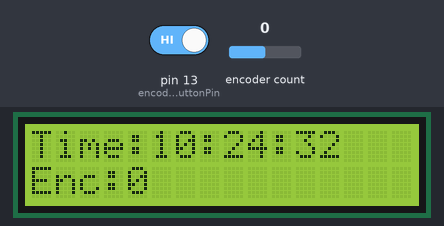
This sketch was run on a simulated Arduino Uno, built with avr-gcc and run on an emulated ATmega328P. On the bench: 16×2 character LCD. The test bench sets the inputs (shaded band); at power-on: pin 13 (encoderButtonPin) HIGH, encoder count 0. The local clock reads 2024-03-15 10:24:30 at power-on unless the sketch sets it.

Above: at 2.7 s.
2.8 s: pin 13 (encoderButtonPin) driven LOW
At 4.5 s:
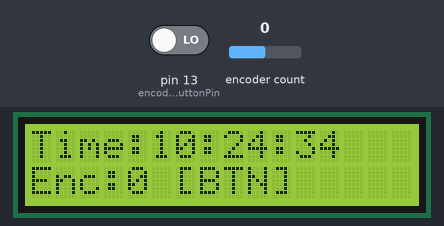
5.8 s: encoder count set to 1
At 6.3 s:
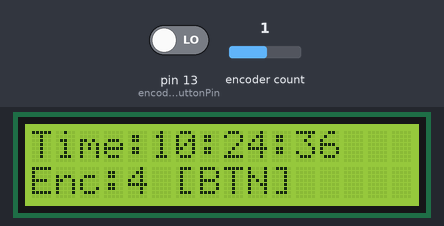
7.5 s: encoder count set to 2
At 8.8 s:
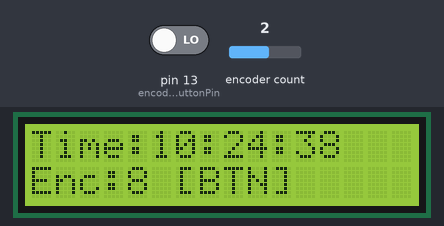
9.5 s: pin 13 (encoderButtonPin) driven HIGH
At 10.8 s:
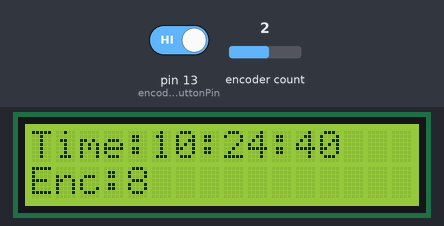
11.5 s: encoder count set to 3
At 12.8 s:
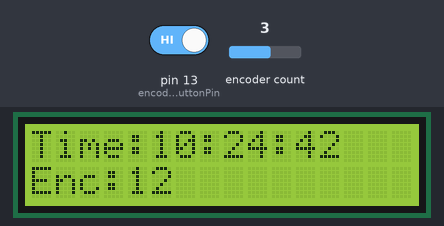
Timing chart, 0 to 14.5 s (numbered marks = the images above; inputs shaded):
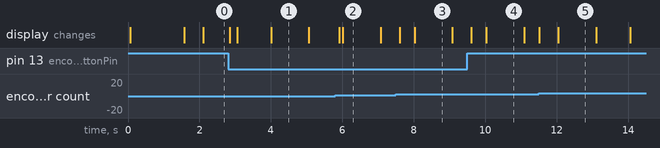

Measured:
- after the input at 2.8 s, the display: first changes at once (image 1 shows a later state)
- after the input at 9.5 s, the display: first changes after 0.11 s (image 4 shows a later state)
- what the display in image 1 shows lasts 1.1 s, from 4.0 s to 5.1 s

The sketch:

smart_alarm.ino
```cpp
#include <Wire.h>
#include <LiquidCrystal.h>
#include <RTClib.h>
#include <Encoder.h>

// Initialize the LCD with direct pin wiring: (RS, Enable, D4, D5, D6, D7)
LiquidCrystal lcd(12, 11, 5, 4, 3, 2);

// Initialize the Real-Time Clock (change to RTC_DS1307 if using DS1307)
RTC_DS3231 rtc;

// Initialize Rotary Encoder on digital pins 9 and 10
Encoder myEnc(9, 10);

// Rotary Encoder Button Pin on digital pin 13
const int encoderButtonPin = 13;

long oldPosition = -999;

void setup() {
  // Configure the encoder push button with internal pull-up
  pinMode(encoderButtonPin, INPUT_PULLUP);

  // Set up the LCD's number of columns and rows:
  lcd.begin(16, 2);

  // Initialize the RTC module
  if (!rtc.begin()) {
    lcd.setCursor(0, 0);
    lcd.print("RTC Not Found!");
    while (1); // Halt execution if RTC is missing
  }

  // If the RTC lost power, set time to compile time
  if (rtc.lostPower()) {
    rtc.adjust(DateTime(F(__DATE__), F(__TIME__)));
  }

  lcd.setCursor(0, 0);
  lcd.print("Alarm Clock Ready");
  delay(1500);
  lcd.clear();
}

void loop() {
  // Read rotary encoder position
  long newPosition = myEnc.read();
  if (newPosition != oldPosition) {
    oldPosition = newPosition;
    Serial.print("Enc: ");
  Serial.println(newPosition);
  }

  // Check if encoder button is pressed
  bool buttonPressed = (digitalRead(encoderButtonPin) == LOW);

  // Read current time from RTC
  DateTime now = rtc.now();

  // Row 0: Display Time (HH:MM:SS)
  lcd.setCursor(0, 0);
  lcd.print("Time:");
  if (now.hour() < 10) lcd.print('0');
  lcd.print(now.hour(), DEC);
  lcd.print(':');
  if (now.minute() < 10) lcd.print('0');
  lcd.print(now.minute(), DEC);
  lcd.print(':');
  if (now.second() < 10) lcd.print('0');
  lcd.print(now.second(), DEC);
  lcd.print("   "); // Clear trailing characters

  // Row 1: Display Encoder Position & Button Status
  lcd.setCursor(0, 1);
  lcd.print("Enc:");
  lcd.print(newPosition);
  if (buttonPressed) {
    lcd.print(" [BTN]");
  } else {
    lcd.print("      ");
  }

  delay(100); // Small delay for smooth display updating
}
```
